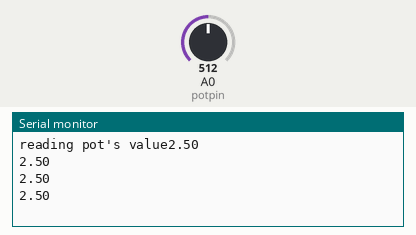
A sketch run on a simulated Arduino Uno, built with avr-gcc and run on an emulated ATmega328P. On the bench: the last lines printed to the serial monitor. Inputs (shaded band) come from the test bench; at power-on: A0 (potpin) = 512.

Above: at 1.2 s.
1.3 s: A0 (potpin) set to 716
At 1.71 s:
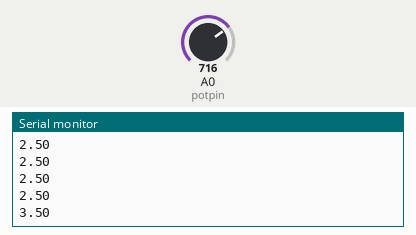
2.8 s: A0 (potpin) set to 900
At 2.91 s:
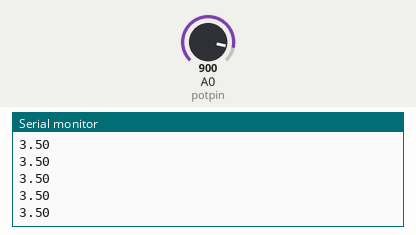
Timing chart, 0 to 5.8 s (numbered marks = the images above; inputs shaded):
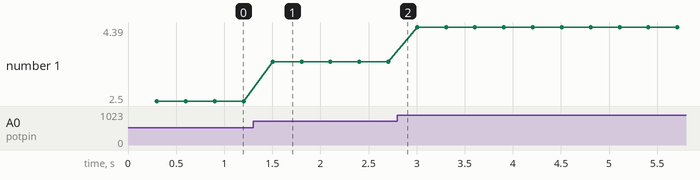

Measured:
- after the input at 1.3 s, the serial monitor: prints a new line after 0.20 s (image 1)
- plotted number 1: 2.5 → 3.5 after the input at 1.3 s, 3.5 → 4.39 after the input at 2.8 s

The sketch:

reading_the_state_of_a_Pot.ino
```cpp
//reading the state of a Pot
#define potpin A0
int value =0;
void setup() {
  Serial.begin(9600); //we neeed to begin a communication btw the arduino and comp, so we use serial.begin
  // 9600 is the speed of the communication
  Serial.print("reading pot's value"); //this message will be seen on the monitor
}
void loop() {
  value= analogRead(potpin);  // we will read a value from the analog pin, we use analog read
  //we have to give the name of the pin that will be used
  // values are btw 0-1024 because arduino uses 10 bits system for the analog values
  float voltage= (5.00/1024.00)*value; //to see the voltage value directly on the serial monitor, we need to do this basic operation
  Serial.println(voltage);
  delay(300);
}
```
